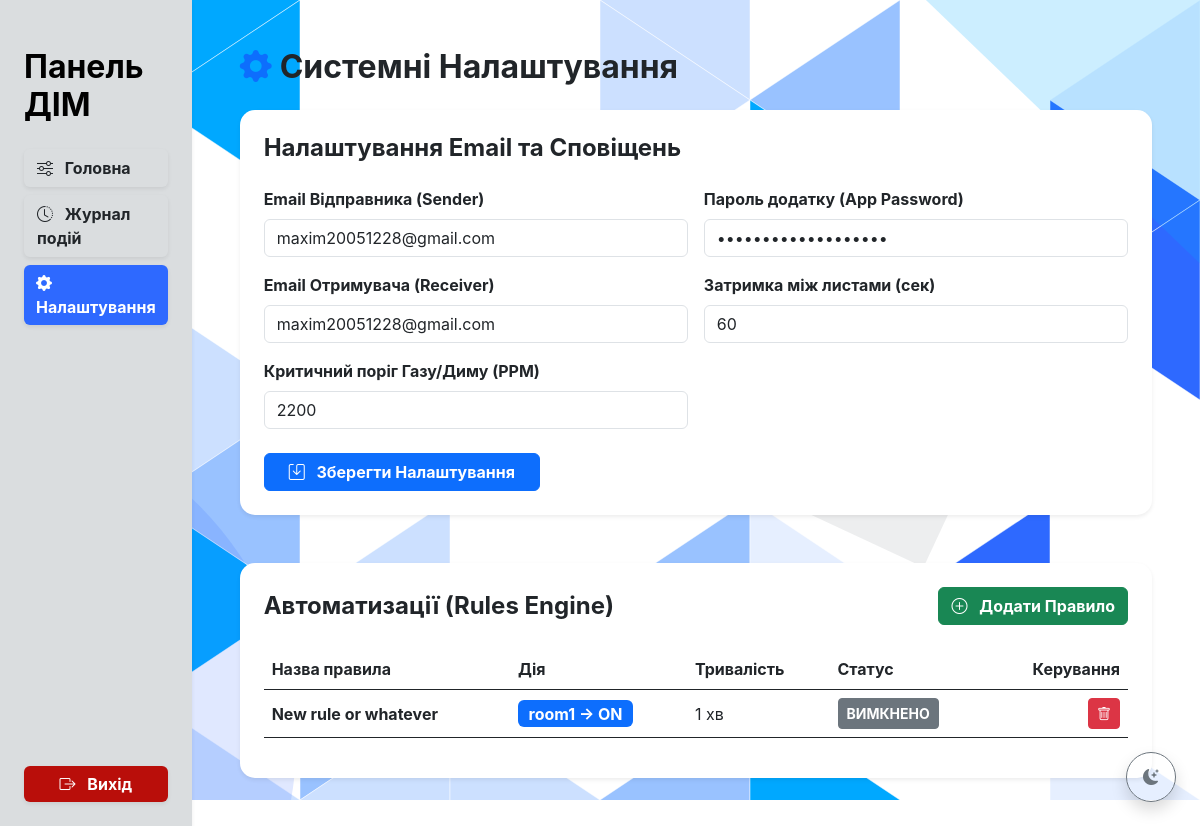
The app's page /settings (signed in) with its own data.
### tables this page shows
CREATE TABLE settings (key TEXT PRIMARY KEY, value TEXT);

CREATE TABLE rules (id INTEGER PRIMARY KEY AUTOINCREMENT, name TEXT, conditions_json TEXT, action_device TEXT, action_state TEXT, action_duration INTEGER, is_active BOOLEAN);

### app.py (the view, shortened to what this page needs)
@app.route('/settings', methods=['GET', 'POST'])
def settings_page():
    if session.get('role') != 'admin':
        return redirect('/login')
    with sqlite3.connect('smarthome.db') as conn:
        c = conn.cursor()
        c.execute("SELECT key, value FROM settings")
        settings_dict = {row[0]: row[1] for row in c.fetchall()}
        c.execute("SELECT id, name, conditions_json, action_device, action_state, action_duration, is_active FROM rules")
        rules = [{"id": r[0], "name": r[1], "conditions_json": r[2], "action_device": r[3], "action_state": r[4], "action_duration": r[5], "is_active": r[6]} for r in c.fetchall()]
    return render_template('settings.html', settings=settings_dict, rules=rules)

### templates/settings.html (shortened to what this page needs)
{% extends 'base.html' %}
{% block content %}
<div class="d-flex flex-column flex-md-row" style="min-height: 100vh; background-color: transparent;">
    <div class="d-none d-md-flex flex-column p-4 shadow-sm"
        style="width: 250px; background-color: var(--custom-sidebar-bg); z-index: 10;">
        <h2 class="mt-4 mb-4 text-body-emphasis" style="font-weight: bold;">Панель ДІМ</h2>
        <div class="nav flex-column nav-pills mb-auto">
            <a href="/admin" class="btn mb-2 fw-bold text-start btn-sidebar shadow-sm">
                <i class="bi bi-sliders me-2"></i> Головна
            </a>
            <a href="/logs" class="btn mb-2 fw-bold text-start btn-sidebar shadow-sm">
                <i class="bi bi-clock-history me-2"></i> Журнал подій
            </a>
            <a href="/settings" class="btn mb-2 fw-bold text-start btn-primary shadow-sm"
                style="background-color: #2e69ff; border: none;">
                <i class="bi bi-gear-fill me-2"></i> Налаштування
            </a>
        </div>
        <div class="mt-auto">
            <a href="/logout" class="btn btn-danger w-100 fw-bold shadow-sm"
                style="background-color: #b90e0a; border: none;">
                <i class="bi bi-box-arrow-right me-2"></i> Вихід
            </a>
        </div>
    </div>
    <div class="flex-grow-1 p-3 p-md-5 mobile-content" style="overflow-y: auto;">
        <h2 class="fw-bold mb-4"><i class="bi bi-gear-fill me-2 text-primary"></i>Системні Налаштування</h2>
        <div class="card shadow-sm border-0 mb-5 p-4" style="border-radius: 15px;">
            <h4 class="fw-bold mb-4">Налаштування Email та Сповіщень</h4>
            <form action="/settings" method="POST">
                <div class="row g-3">
                    <div class="col-md-6 col-12">
                        <label class="form-label fw-bold">Email Відправника (Sender)</label>
                        <input type="email" class="form-control" name="email_sender" value="{{ settings.email_sender }}" placeholder="example@gmail.com">
                    </div>
                    <div class="col-md-6 col-12">
                        <label class="form-label fw-bold">Пароль додатку (App Password)</label>
                        <input type="password" class="form-control" name="email_password" value="{{ settings.email_password }}">
                    </div>
                    <div class="col-md-6 col-12">
                        <label class="form-label fw-bold">Email Отримувача (Receiver)</label>
                        <input type="email" class="form-control" name="email_receiver" value="{{ settings.email_receiver }}">
                    </div>
                    <div class="col-md-6 col-12">
                        <label class="form-label fw-bold">Затримка між листами (сек)</label>
                        <input type="number" class="form-control" name="email_cooldown" value="{{ settings.email_cooldown }}">
                    </div>
                    <div class="col-md-6 col-12">
                        <label class="form-label fw-bold">Критичний поріг Газу/Диму (PPM)</label>
                        <input type="number" class="form-control" name="gas_threshold" value="{{ settings.gas_threshold }}">
                    </div>
                    <div class="col-12 mt-4">
                        <button type="submit" class="btn btn-primary fw-bold px-4"><i class="bi bi-save me-2"></i> Зберегти Налаштування</button>
                    </div>
                </div>
            </form>
        </div>
        <div class="card shadow-sm border-0 p-4" style="border-radius: 15px;">
            <div class="d-flex justify-content-between align-items-center mb-4">
                <h4 class="fw-bold m-0">Автоматизації (Rules Engine)</h4>
                <button class="btn btn-success fw-bold" data-bs-toggle="modal" data-bs-target="#addRuleModal"><i class="bi bi-plus-circle me-2"></i> Додати Правило</button>
            </div>
            <div class="table-responsive">
                <table class="table table-hover align-middle border-0">
                    <thead class="adaptive-table-header">
                        <tr>
                            <th>Назва правила</th>
                            <th>Дія</th>
                            <th>Тривалість</th>
                            <th>Статус</th>
                            <th class="text-end">Керування</th>
                        </tr>
                    </thead>
                    <tbody>
                        {% for rule in rules %}
                        <tr>
                            <td class="fw-bold">{{ rule.name }}</td>
                            <td><span class="badge bg-primary fs-6">{{ rule.action_device }} -> {{ rule.action_state }}</span></td>
                            <td>{% if rule.action_duration %}{{ rule.action_duration }} хв{% else %}-{% endif %}</td>
                            <td>
                                <form action="/settings" method="POST" class="d-inline">
                                    <button type="submit" class="btn btn-sm {% if rule.is_active %}btn-success{% else %}btn-secondary{% endif %} fw-bold">
                                        {% if rule.is_active %}АКТИВНО{% else %}ВИМКНЕНО{% endif %}
                                    </button>
                                </form>
                            </td>
                            <td class="text-end">
                                <form action="/settings" method="POST" class="d-inline" onsubmit="return confirm('Видалити правило?');">
                                    <button type="submit" class="btn btn-sm btn-danger"><i class="bi bi-trash"></i></button>
                                </form>
                            </td>
                        </tr>
                        {% else %}
                        <tr>
                            <td colspan="5" class="text-center text-muted py-4">Немає активних правил автоматизації.</td>
                        </tr>
                        {% endfor %}
                    </tbody>
                </table>
            </div>
        </div>
    </div>
</div>
{% endblock %}

### templates/base.html (style rules this page uses)
body { font-family: -apple-system, BlinkMacSystemFont, "Segoe UI", Roboto, "Helvetica Neue", Arial, sans-serif; overflow-x: hidden; }
[data-bs-theme="light"] { --custom-sidebar-bg: #dadddf; --custom-text-color: #1c2833; --triangle-stroke: #ffffff; --shape-rect: #1c2833; }

### records on screen
settings: email_sender "maxim20051228@gmail.com"
settings: email_receiver "maxim20051228@gmail.com"
settings: email_cooldown "60"
settings: gas_threshold "2200"
rules: name "New rule or whatever", action_device "room1", action_state "ON", action_duration "1", is_active "ВИМКНЕНО"
